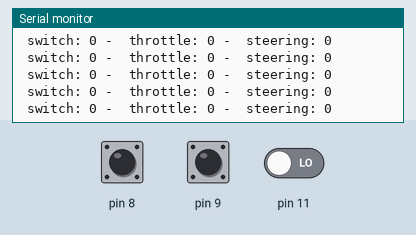
Simulated run of this sketch. Board: Arduino Uno, built with avr-gcc and run on an emulated ATmega328P. On the bench: the last lines printed to the serial monitor. The test bench sets the inputs (shaded band); at power-on: pin 8 LOW, pin 9 LOW, pin 11 LOW.

Above: at 1.2 s.
1.3 s: pin 8 pulsed HIGH 2 times (0.12 s each, 0.3 s apart)
At 1.55 s:
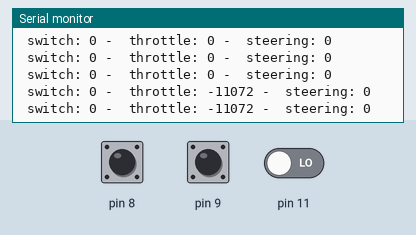
4.9 s: pin 9 pulsed HIGH 2 times (0.12 s each, 0.3 s apart)
At 5.17 s:
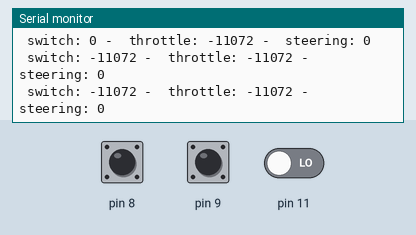

Measured:
- after the input at 1.3 s, the serial monitor: prints a new line after 0.19 s (image 1)
- after the input at 4.9 s, the serial monitor: prints a new line after 0.20 s (image 2)

The sketch:

testinterrupt.ino
```cpp
unsigned long timer[5];
byte last_channel[4];
int input[4];

void setup() {
  PCICR |= (1 << PCIE0);
  PCMSK0 |= (1 << PCINT0);
  PCMSK0 |= (1 << PCINT1);
  PCMSK0 |= (1 << PCINT3);
  Serial.begin(9600);
}

void loop() {
  print();
}

ISR(PCINT0_vect) {
  timer[0] = micros();
  // channel 1 ---------------
  if(last_channel[0] == 0 && PINB & B00000001 ) {
    last_channel[0] = 1;
    timer[1] = timer[0];
  }
  else if(last_channel[0] == 1 && !(PINB & B00000001) ) {
    last_channel[0] = 0;
    input[0] = timer[0] - timer[1];
  }

  // channel 2 ---------------
  if(last_channel[1] == 0 && PINB & B00000010 ) {
    last_channel[1] = 1;
    timer[2] = timer[0];
  }
  else if(last_channel[1] == 1 && !(PINB & B00000010) ) {
    last_channel[1] = 0;
    input[1] = timer[0] - timer[2];
  }


  // channel 4 ---------------
  if(last_channel[3] == 0 && PINB & B00001000 ) {
    last_channel[3] = 1;
    timer[4] = timer[0];
  }
  else if(last_channel[3] == 1 && !(PINB & B00001000) ) {
    last_channel[3] = 0;
    input[3] = timer[0] - timer[4];
  }
}

void print() {
  Serial.print(" switch: ");
  Serial.print(input[1]);
  Serial.print(" - ");
  Serial.print(" throttle: ");
  Serial.print(input[0]);
  Serial.print(" - ");
  Serial.print(" steering: ");
  Serial.println(input[3]);
}
```
